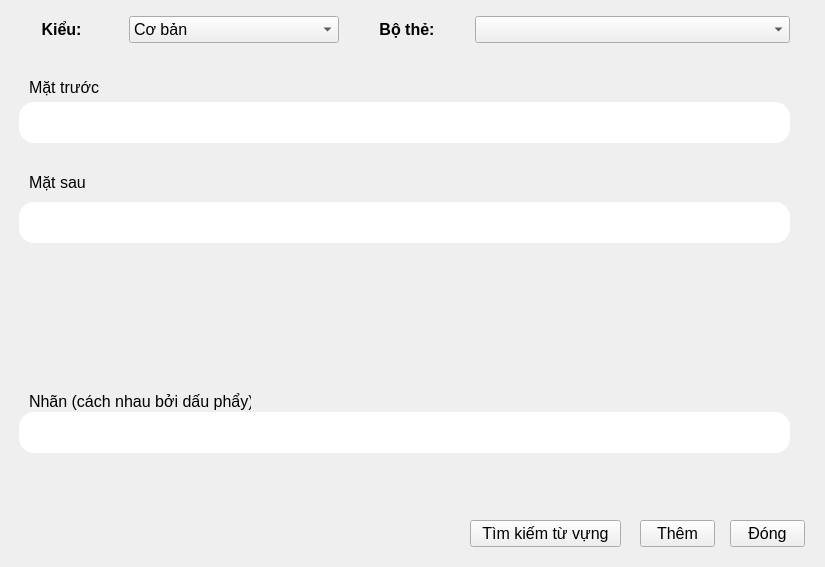
<?xml version="1.0" encoding="UTF-8"?>
<ui version="4.0">
 <class>Form</class>
 <widget class="QWidget" name="Form">
  <property name="geometry">
   <rect>
    <x>0</x>
    <y>0</y>
    <width>825</width>
    <height>567</height>
   </rect>
  </property>
  <property name="windowTitle">
   <string>Form</string>
  </property>
  <widget class="QStackedWidget" name="stackedWidget_Kieu">
   <property name="geometry">
    <rect>
     <x>9</x>
     <y>42</y>
     <width>807</width>
     <height>411</height>
    </rect>
   </property>
   <property name="currentIndex">
    <number>1</number>
   </property>
   <widget class="QWidget" name="page">
    <widget class="QLabel" name="label_nhan">
     <property name="geometry">
      <rect>
       <x>20</x>
       <y>340</y>
       <width>222</width>
       <height>19</height>
      </rect>
     </property>
     <property name="font">
      <font>
       <pointsize>12</pointsize>
      </font>
     </property>
     <property name="text">
      <string>Nhãn (cách nhau bởi dấu phẩy)</string>
     </property>
    </widget>
    <widget class="QLabel" name="label_mattruoc">
     <property name="geometry">
      <rect>
       <x>20</x>
       <y>10</y>
       <width>91</width>
       <height>31</height>
      </rect>
     </property>
     <property name="font">
      <font>
       <pointsize>12</pointsize>
       <weight>50</weight>
       <bold>false</bold>
      </font>
     </property>
     <property name="text">
      <string>Mặt trước</string>
     </property>
    </widget>
    <widget class="QLabel" name="label_matsau">
     <property name="geometry">
      <rect>
       <x>20</x>
       <y>90</y>
       <width>71</width>
       <height>41</height>
      </rect>
     </property>
     <property name="font">
      <font>
       <pointsize>12</pointsize>
       <weight>50</weight>
       <bold>false</bold>
      </font>
     </property>
     <property name="text">
      <string>Mặt sau</string>
     </property>
    </widget>
    <widget class="QLineEdit" name="txt_MatSau_1">
     <property name="geometry">
      <rect>
       <x>10</x>
       <y>130</y>
       <width>771</width>
       <height>41</height>
      </rect>
     </property>
     <property name="font">
      <font>
       <pointsize>15</pointsize>
      </font>
     </property>
     <property name="styleSheet">
      <string notr="true">border-top-left-radius: 15px;

border-top-right-radius: 15px;

border-bottom-left-radius: 15px;

border-bottom-right-radius: 15px;</string>
     </property>
    </widget>
    <widget class="QLineEdit" name="txt_MatTruoc_1">
     <property name="geometry">
      <rect>
       <x>10</x>
       <y>40</y>
       <width>771</width>
       <height>41</height>
      </rect>
     </property>
     <property name="font">
      <font>
       <pointsize>15</pointsize>
      </font>
     </property>
     <property name="styleSheet">
      <string notr="true">border-top-left-radius: 15px;

border-top-right-radius: 15px;

border-bottom-left-radius: 15px;

border-bottom-right-radius: 15px;</string>
     </property>
     <property name="text">
      <string/>
     </property>
    </widget>
    <widget class="QLineEdit" name="txt_Nhan">
     <property name="geometry">
      <rect>
       <x>10</x>
       <y>370</y>
       <width>771</width>
       <height>41</height>
      </rect>
     </property>
     <property name="font">
      <font>
       <pointsize>15</pointsize>
      </font>
     </property>
     <property name="styleSheet">
      <string notr="true">border-top-left-radius: 15px;

border-top-right-radius: 15px;

border-bottom-left-radius: 15px;

border-bottom-right-radius: 15px;</string>
     </property>
    </widget>
   </widget>
   <widget class="QWidget" name="page_2">
    <widget class="QLineEdit" name="txt_MatTruoc_2">
     <property name="geometry">
      <rect>
       <x>10</x>
       <y>60</y>
       <width>771</width>
       <height>41</height>
      </rect>
     </property>
     <property name="font">
      <font>
       <pointsize>15</pointsize>
      </font>
     </property>
     <property name="styleSheet">
      <string notr="true">border-top-left-radius: 15px;

border-top-right-radius: 15px;

border-bottom-left-radius: 15px;

border-bottom-right-radius: 15px;</string>
     </property>
     <property name="text">
      <string/>
     </property>
    </widget>
    <widget class="QLabel" name="label_mattruoc_2">
     <property name="geometry">
      <rect>
       <x>20</x>
       <y>30</y>
       <width>91</width>
       <height>31</height>
      </rect>
     </property>
     <property name="font">
      <font>
       <pointsize>12</pointsize>
       <weight>50</weight>
       <bold>false</bold>
      </font>
     </property>
     <property name="text">
      <string>Mặt trước</string>
     </property>
    </widget>
    <widget class="QLineEdit" name="txt_MatSau_2">
     <property name="geometry">
      <rect>
       <x>10</x>
       <y>160</y>
       <width>771</width>
       <height>41</height>
      </rect>
     </property>
     <property name="font">
      <font>
       <pointsize>15</pointsize>
      </font>
     </property>
     <property name="styleSheet">
      <string notr="true">border-top-left-radius: 15px;

border-top-right-radius: 15px;

border-bottom-left-radius: 15px;

border-bottom-right-radius: 15px;</string>
     </property>
     <property name="text">
      <string/>
     </property>
    </widget>
    <widget class="QLineEdit" name="txt_Nhan_2">
     <property name="geometry">
      <rect>
       <x>10</x>
       <y>370</y>
       <width>771</width>
       <height>41</height>
      </rect>
     </property>
     <property name="font">
      <font>
       <pointsize>15</pointsize>
      </font>
     </property>
     <property name="styleSheet">
      <string notr="true">border-top-left-radius: 15px;

border-top-right-radius: 15px;

border-bottom-left-radius: 15px;

border-bottom-right-radius: 15px;</string>
     </property>
     <property name="text">
      <string/>
     </property>
    </widget>
    <widget class="QLabel" name="label_matsau_2">
     <property name="geometry">
      <rect>
       <x>20</x>
       <y>120</y>
       <width>71</width>
       <height>41</height>
      </rect>
     </property>
     <property name="font">
      <font>
       <pointsize>12</pointsize>
       <weight>50</weight>
       <bold>false</bold>
      </font>
     </property>
     <property name="text">
      <string>Mặt sau</string>
     </property>
    </widget>
    <widget class="QLabel" name="label_nhan_2">
     <property name="geometry">
      <rect>
       <x>20</x>
       <y>350</y>
       <width>222</width>
       <height>19</height>
      </rect>
     </property>
     <property name="font">
      <font>
       <pointsize>12</pointsize>
      </font>
     </property>
     <property name="text">
      <string>Nhãn (cách nhau bởi dấu phẩy)</string>
     </property>
    </widget>
   </widget>
   <widget class="QWidget" name="page_3"/>
  </widget>
  <widget class="QPushButton" name="btn_Them">
   <property name="enabled">
    <bool>true</bool>
   </property>
   <property name="geometry">
    <rect>
     <x>640</x>
     <y>520</y>
     <width>75</width>
     <height>27</height>
    </rect>
   </property>
   <property name="sizePolicy">
    <sizepolicy hsizetype="Maximum" vsizetype="Fixed">
     <horstretch>0</horstretch>
     <verstretch>0</verstretch>
    </sizepolicy>
   </property>
   <property name="font">
    <font>
     <pointsize>12</pointsize>
    </font>
   </property>
   <property name="cursor">
    <cursorShape>PointingHandCursor</cursorShape>
   </property>
   <property name="text">
    <string>Thêm</string>
   </property>
  </widget>
  <widget class="QWidget" name="layoutWidget">
   <property name="geometry">
    <rect>
     <x>9</x>
     <y>9</y>
     <width>781</width>
     <height>41</height>
    </rect>
   </property>
   <layout class="QHBoxLayout" name="horizontalLayout_top" stretch="1,2,1,3">
    <property name="spacing">
     <number>15</number>
    </property>
    <item>
     <widget class="QLabel" name="label_kieu">
      <property name="font">
       <font>
        <pointsize>12</pointsize>
        <weight>75</weight>
        <bold>true</bold>
       </font>
      </property>
      <property name="text">
       <string>Kiểu:</string>
      </property>
      <property name="alignment">
       <set>Qt::AlignCenter</set>
      </property>
     </widget>
    </item>
    <item>
     <widget class="QComboBox" name="combo_Kieu">
      <property name="minimumSize">
       <size>
        <width>150</width>
        <height>0</height>
       </size>
      </property>
      <property name="font">
       <font>
        <pointsize>12</pointsize>
       </font>
      </property>
      <item>
       <property name="text">
        <string>Cơ bản</string>
       </property>
      </item>
      <item>
       <property name="text">
        <string>Cơ bản + Đảo mặt</string>
       </property>
      </item>
     </widget>
    </item>
    <item>
     <widget class="QLabel" name="label_bothe">
      <property name="font">
       <font>
        <pointsize>12</pointsize>
        <weight>75</weight>
        <bold>true</bold>
       </font>
      </property>
      <property name="text">
       <string>Bộ thẻ:</string>
      </property>
      <property name="alignment">
       <set>Qt::AlignCenter</set>
      </property>
     </widget>
    </item>
    <item>
     <widget class="QComboBox" name="combo_BoThe">
      <property name="sizePolicy">
       <sizepolicy hsizetype="Expanding" vsizetype="Fixed">
        <horstretch>0</horstretch>
        <verstretch>0</verstretch>
       </sizepolicy>
      </property>
      <property name="font">
       <font>
        <pointsize>12</pointsize>
       </font>
      </property>
     </widget>
    </item>
   </layout>
  </widget>
  <widget class="QPushButton" name="btn_Dong">
   <property name="geometry">
    <rect>
     <x>730</x>
     <y>520</y>
     <width>75</width>
     <height>27</height>
    </rect>
   </property>
   <property name="sizePolicy">
    <sizepolicy hsizetype="Maximum" vsizetype="Fixed">
     <horstretch>0</horstretch>
     <verstretch>0</verstretch>
    </sizepolicy>
   </property>
   <property name="font">
    <font>
     <pointsize>12</pointsize>
    </font>
   </property>
   <property name="cursor">
    <cursorShape>PointingHandCursor</cursorShape>
   </property>
   <property name="text">
    <string>Đóng</string>
   </property>
   <property name="iconSize">
    <size>
     <width>20</width>
     <height>19</height>
    </size>
   </property>
  </widget>
  <widget class="QPushButton" name="btn_TimKiemTuVung">
   <property name="geometry">
    <rect>
     <x>470</x>
     <y>520</y>
     <width>151</width>
     <height>27</height>
    </rect>
   </property>
   <property name="sizePolicy">
    <sizepolicy hsizetype="Maximum" vsizetype="Fixed">
     <horstretch>0</horstretch>
     <verstretch>0</verstretch>
    </sizepolicy>
   </property>
   <property name="font">
    <font>
     <pointsize>12</pointsize>
    </font>
   </property>
   <property name="cursor">
    <cursorShape>PointingHandCursor</cursorShape>
   </property>
   <property name="text">
    <string>Tìm kiếm từ vựng</string>
   </property>
   <property name="iconSize">
    <size>
     <width>20</width>
     <height>19</height>
    </size>
   </property>
  </widget>
 </widget>
 <resources/>
 <connections/>
</ui>
